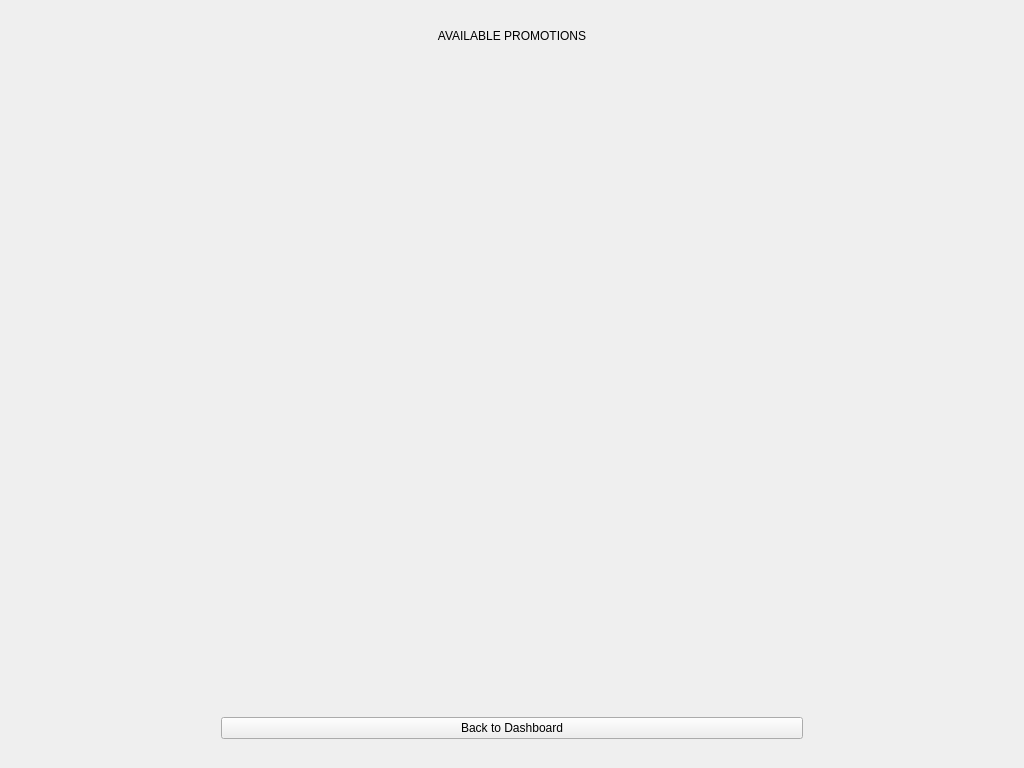
<?xml version="1.0" encoding="UTF-8"?>
<ui version="4.0">
 <class>PromotionsWidget</class>
 <widget class="QWidget" name="PromotionsWidget">
  <property name="geometry">
   <rect>
    <x>0</x>
    <y>0</y>
    <width>1024</width>
    <height>768</height>
   </rect>
  </property>
  <layout class="QVBoxLayout" name="verticalLayout_Main">
   <item>
    <widget class="QWidget" name="centerContainer" native="true">
     <layout class="QHBoxLayout" name="horizontalLayout_Center">
      <item>
       <spacer name="horizontalSpacer_L">
        <property name="orientation">
         <enum>Qt::Horizontal</enum>
        </property>
        <property name="sizeHint" stdset="0">
         <size>
          <width>40</width>
          <height>20</height>
         </size>
        </property>
       </spacer>
      </item>
      <item>
       <widget class="QWidget" name="contentContainer" native="true">
        <property name="minimumSize">
         <size>
          <width>600</width>
          <height>0</height>
         </size>
        </property>
        <property name="maximumSize">
         <size>
          <width>800</width>
          <height>16777215</height>
         </size>
        </property>
        <layout class="QVBoxLayout" name="verticalLayout_Content">
         <item>
          <widget class="QLabel" name="lblTitle">
           <property name="text">
            <string>AVAILABLE PROMOTIONS</string>
           </property>
           <property name="alignment">
            <set>Qt::AlignCenter</set>
           </property>
          </widget>
         </item>
         <item>
          <widget class="QScrollArea" name="scrollArea">
           <property name="widgetResizable">
            <bool>true</bool>
           </property>
           <property name="frameShape">
            <enum>QFrame::NoFrame</enum>
           </property>
           <widget class="QWidget" name="scrollContent">
            <property name="geometry">
             <rect>
              <x>0</x>
              <y>0</y>
              <width>782</width>
              <height>500</height>
             </rect>
            </property>
            <layout class="QVBoxLayout" name="verticalLayout_Scroll">
             <property name="spacing">
              <number>15</number>
             </property>
            </layout>
           </widget>
          </widget>
         </item>
         <item>
          <widget class="QPushButton" name="btnBack">
           <property name="text">
            <string>Back to Dashboard</string>
           </property>
          </widget>
         </item>
        </layout>
       </widget>
      </item>
      <item>
       <spacer name="horizontalSpacer_R">
        <property name="orientation">
         <enum>Qt::Horizontal</enum>
        </property>
        <property name="sizeHint" stdset="0">
         <size>
          <width>40</width>
          <height>20</height>
         </size>
        </property>
       </spacer>
      </item>
     </layout>
    </widget>
   </item>
  </layout>
 </widget>
 <resources/>
 <connections/>
</ui>
